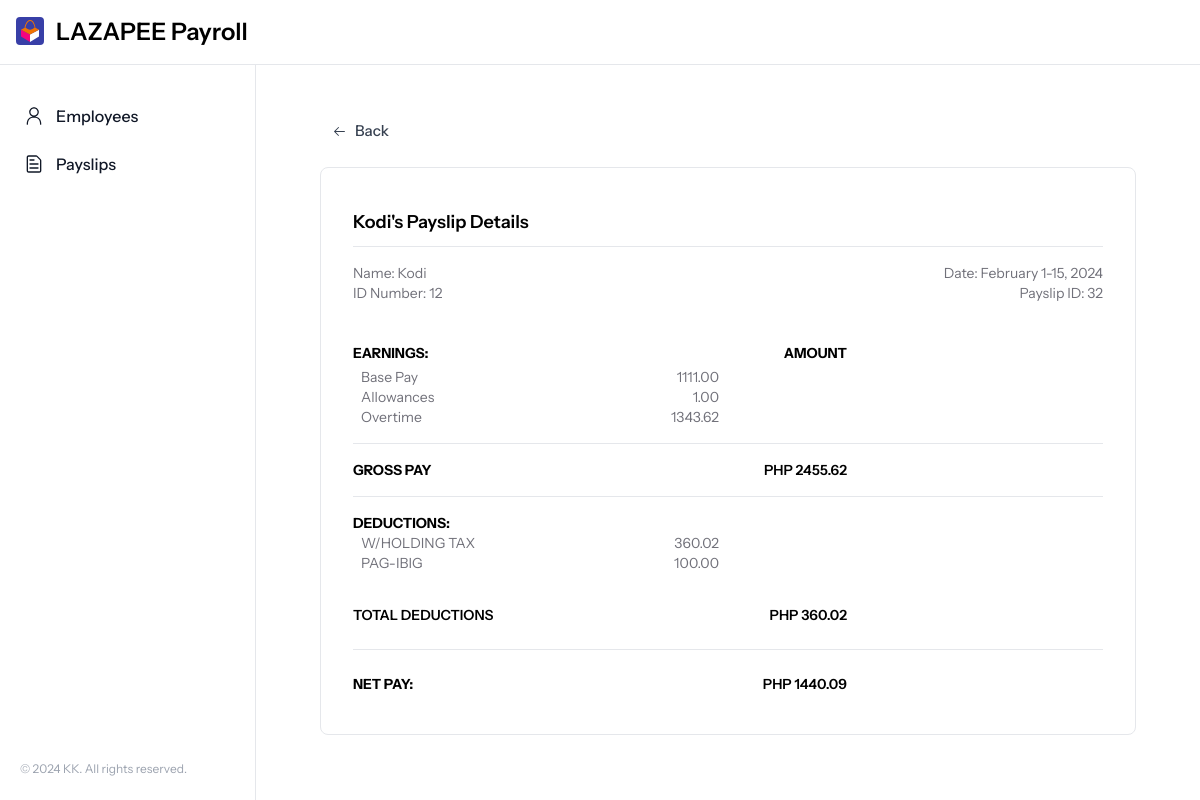
The app's page /view_payslip/32/ with its own data.
### payroll_app/models.py (models this page shows, shortened)
class Payslip(models.Model):
    id_number = models.ForeignKey(Employee, on_delete=models.CASCADE, related_name='payslips')
    month = models.CharField(max_length=10)
    date_range = models.CharField(max_length=20)
    year = models.CharField(max_length=4)
    pay_cycle = models.IntegerField()
    rate = models.FloatField()
    earnings_allowance = models.FloatField()
    deductions_tax = models.FloatField()
    deductions_health = models.FloatField()
    pag_ibig = models.FloatField(default=100)
    sss = models.FloatField()
    overtime = models.FloatField()
    total_pay = models.FloatField()

class Employee(models.Model):
    name = models.CharField(max_length=255)
    id_number = models.CharField(max_length=20, unique=True)
    rate = models.FloatField()
    overtime_pay = models.FloatField(null=True, blank=True)
    allowance = models.FloatField(null=True, blank=True)

### payroll_app/views.py (the view)
# urls.py: path('view_payslip/<int:payslip_id>/', views.view_payslip, name='view_payslip'),
def view_payslip(request, payslip_id):
    payslip = get_object_or_404(Payslip, id=payslip_id)
    gross_pay = payslip.rate + payslip.earnings_allowance + payslip.overtime
    if payslip.pay_cycle == '1':
        total_deductions = payslip.deductions_tax + payslip.pag_ibig
    else:
        total_deductions = payslip.deductions_tax + payslip.deductions_health + payslip.sss
    context = {
        'payslip': payslip,
        'gross_pay': gross_pay,
        'total_deductions': total_deductions,
    }
    return render(request, 'payroll_app/view_payslip.html', context)

### payroll_app/templates/payroll_app/view_payslip.html (shortened to what this page needs)
{% extends 'payroll_app/base.html' %}
{% load static %}
{% block content %}
<div class="flex items-center mb-4">
    <a class="flex items-center px-3 py-2 rounded-md hover:bg-gray-100 transition duration-75 text-[15px] font-medium text-gray-700"
        href="{% url 'payslips' %}">
        Back
    </a>
</div>
<div class="rounded-lg border border-gray-200 px-8 py-10 text-sm">
    <span class="text-lg font-semibold">{{ payslip.id_number.name }}'s Payslip Details</span>
    <hr class="mt-2.5" />
    <div class="flex flex-row justify-between mt-4 text-[#71717A]">
        <div>
            <p>Name: {{ payslip.id_number.name }}</p>
        </div>
        <div>
            <p>Date: {{ payslip.month|title }} {{ payslip.date_range }}, {{ payslip.year }}</p>
        </div>
    </div>
    <div class="flex flex-row justify-between mb-10 text-[#71717A]">
        <div>
            <p>ID Number: {{ payslip.id_number.id_number }}</p>
        </div>
        <div>
            <p>Payslip ID: {{ payslip.id }}</p>
        </div>
    </div>
    <div class="flex flex-row justify-between font-bold mb-1">
        <div>
            <h2>EARNINGS:</h2>
        </div>
        <div class="mr-64">
            <h2>AMOUNT</h2>
        </div>
    </div>
    <div class="flex flex-row justify-between text-[#71717A]">
        <div>
            <h3 class="ml-2">Base Pay</h3>
        </div>
        <div class="mr-96">
            <p>{{ payslip.rate | floatformat:2 }}</p>
        </div>
    </div>
    <div class="flex flex-row justify-between text-[#71717A]">
        <div>
            <h3 class="ml-2">Allowances</h3>
        </div>
        <div class="mr-96">
            <p>{{ payslip.earnings_allowance | floatformat:2 }}</p>
        </div>
    </div>
    <div class="flex flex-row justify-between text-[#71717A]">
        <div>
            <h3 class="ml-2">Overtime</h3>
        </div>
        <div class="mr-96">
            <p>{{ payslip.overtime | floatformat:2 }}</p>
        </div>
    </div>
    <hr class="my-4" />
    <div class="flex flex-row justify-between">
        <div>
            <h2 class="font-bold">GROSS PAY</h2>
        </div>
        <div class="mr-64 font-semibold">
            <h2>PHP {{ gross_pay | floatformat:2 }}</h2>
        </div>
    </div>
    <hr class="my-4" />
    <div class="flex flex-row justify-between font-bold">
        <div>
            <h2>DEDUCTIONS:</h2>
        </div>
    </div>
    <div class="flex flex-row justify-between text-[#71717A]">
        <div>
            <h3 class="ml-2 uppercase">W/holding Tax</h3>
        </div>
        <div class="mr-96">
            <p>{{ payslip.deductions_tax | floatformat:2 }}</p>
        </div>
    </div>
    {% if payslip.pay_cycle == 1 %}
    <div class="flex flex-row justify-between mb-8 text-[#71717A]">
        <div>
            <h3 class="ml-2 uppercase">Pag-ibig</h3>
        </div>
        <div class="mr-96">
            <p>{{ payslip.pag_ibig | floatformat:2}}</p>
        </div>
    </div>
    {% endif %}
    <div class="flex flex-row justify-between">
        <div>
            <h2 class="font-semibold">TOTAL DEDUCTIONS</h2>
        </div>
        <div>
            <h2 class="mr-64 font-semibold">PHP {{ total_deductions | floatformat:2 }}</h2>
        </div>
    </div>
    <hr class="my-6" />
    <div class="flex flex-row justify-between">
        <div>
            <h2 class="font-bold">NET PAY:</h2>
        </div>
        <div>
            <p class="mr-64 font-semibold">PHP {{ payslip.total_pay | floatformat:2 }}</p>
        </div>
    </div>
</div>
{% endblock %}

### payroll_app/templates/payroll_app/base.html (style rules this page uses)
body { font-family: "Instrument Sans", sans serif; }

### records on screen
Payslip: id_number.name "Kodi", month "February", date_range "1-15", year "2024", id_number.id_number "12", id "32", rate "1111.00", earnings_allowance "1.00", overtime "1343.62", deductions_tax "360.02", pag_ibig "100.00", total_pay "1440.09"

### other values on screen
{{ gross_pay | floatformat:2 }} "2455.62"
{{ total_deductions | floatformat:2 }} "360.02"
